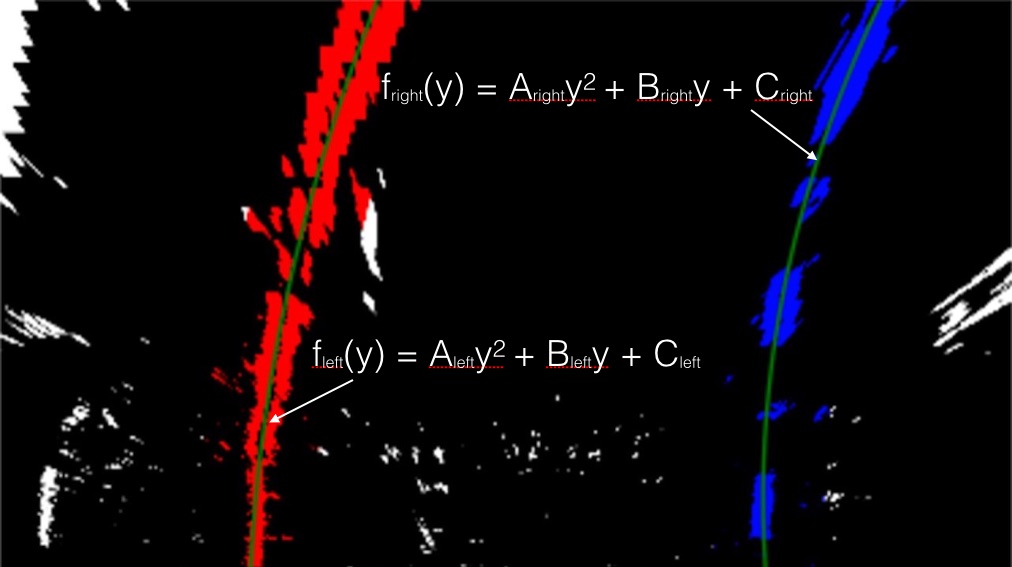
#> input picture examples/color_fit_lines.jpg, 1012 x 567 px
$ python -i image_utils.py   (imports and definitions only)   (older library calls are emulated)
#> lines starting #> are read from the running program, lines starting #| are printed output that depends on the picture; after the words box and inside, x2 and y2 are one past the last pixel; in counts of white or black regions, pixels touching at a corner belong together
import numpy as np
import cv2

from src.models.line import Line


def grayscale(image):
    # create a copy to work locally
    img = np.copy(image)
    return cv2.cvtColor(img, cv2.COLOR_RGB2GRAY)


# Function that thresholds the S-channel of HLS
def hls_select(image, thresh=(0, 255)):
    # create a copy to work locally
    img = np.copy(image)
    hls = cv2.cvtColor(img, cv2.COLOR_RGB2HLS)
    s_channel = hls[:, :, 2]
    binary_output = np.zeros_like(s_channel)
    binary_output[(s_channel > thresh[0]) & (s_channel <= thresh[1])] = 1
    return binary_output


# Function that applies Sobel x or y,
def abs_sobel_thresh(image, orient='x', sobel_kernel=3, thresh=(0, 255)):
    gray = grayscale(image)
    # Apply x or y gradient with the OpenCV Sobel() function
    # and take the absolute value
    abs_sobel = 0
    if orient == 'x':
        abs_sobel = np.absolute(cv2.Sobel(gray, cv2.CV_64F, 1, 0, ksize=sobel_kernel))
    if orient == 'y':
        abs_sobel = np.absolute(cv2.Sobel(gray, cv2.CV_64F, 0, 1, ksize=sobel_kernel))
    # Rescale back to 8 bit integer
    scaled_sobel = np.uint8(255 * abs_sobel / np.max(abs_sobel))
    # Create a copy and apply the threshold
    binary_output = np.zeros_like(scaled_sobel)
    # Here I'm using inclusive (>=, <=) thresholds, but exclusive is ok too
    binary_output[(scaled_sobel >= thresh[0]) & (scaled_sobel <= thresh[1])] = 1
    # Return the result
    return binary_output


# Function that combine sobel and channel s transforms
def advanced_transform(img, kernel_size=3, s_thresh=(170, 255), sx_thresh=(20, 100)):
    s_binary = hls_select(img, thresh=s_thresh)
    sxbinary = abs_sobel_thresh(img, orient='x', sobel_kernel=kernel_size, thresh=sx_thresh)
    # Combine the two binary thresholds
    combined_binary = np.zeros_like(sxbinary)
    combined_binary[(s_binary == 1) | (sxbinary == 1)] = 1
    return combined_binary


# Function that apply a perspective transform to rectify binary image ("birds-eye view")
def bird_eye_transform(image, src, dst):
    img_size = (image.shape[1], image.shape[0])
    m = cv2.getPerspectiveTransform(src, dst)
    minv = cv2.getPerspectiveTransform(dst, src)
    warped = cv2.warpPerspective(image, m, img_size, flags=cv2.INTER_LINEAR)
    return warped, minv


def draw_final_lines(img_warped, p_matrix, img_un_dist, left_lane: Line, right_lane: Line, offset):
    # Create an image to draw the lines on
    warp_zero = np.zeros_like(img_warped).astype(np.uint8)
    color_warp = np.dstack((warp_zero, warp_zero, warp_zero))

    # Recast the x and y points into usable format for cv2.fillPoly()
    pts_left = np.array([np.transpose(np.vstack([left_lane.best_x, left_lane.ally]))])
    pts_right = np.array([np.flipud(np.transpose(np.vstack([right_lane.best_x, right_lane.ally])))])
    pts = np.hstack((pts_left, pts_right))

    # Draw the lane onto the warped blank image
    cv2.fillPoly(color_warp, np.int_([pts]), (0, 255, 0))

    # Warp the blank back to original image space using inverse perspective matrix (p_matrix)
    newwarp = cv2.warpPerspective(color_warp, p_matrix, (img_un_dist.shape[1], img_un_dist.shape[0]))

    # curvature
    radius = int(left_lane.best_radius)
    radius_tx = 'Radius of Curvature = ' + str(radius) + '(m)'
    direction = 'left' if offset > 0 else 'right'
    offset_tx = 'Vehicle is ' + str(abs(round(offset, 2))) + 'm ' + direction + ' of center'

    # add text
    font = cv2.FONT_HERSHEY_SIMPLEX
    cv2.putText(img_un_dist, radius_tx, (50, 50), font, 1, (255, 255, 255), 2, cv2.LINE_AA)
    cv2.putText(img_un_dist, offset_tx, (50, 100), font, 1, (255, 255, 255), 2, cv2.LINE_AA)

    # Combine the result with the original image
    return cv2.addWeighted(img_un_dist, 1, newwarp, 0.3, 0)

>>> import cv2
>>> picture = cv2.cvtColor(cv2.imread('../../examples/color_fit_lines.jpg'), cv2.COLOR_BGR2RGB)
>>> result = advanced_transform(picture)
#> in hls_select, `hls = cv2.cvtColor(img, cv2.COLOR_RGB2HLS)`: hls: shape (567, 1012, 3); mean of channels 0, 1, 2 15.3, 13.6, 37.6
#> in hls_select, `s_channel = hls[:, :, 2]`:
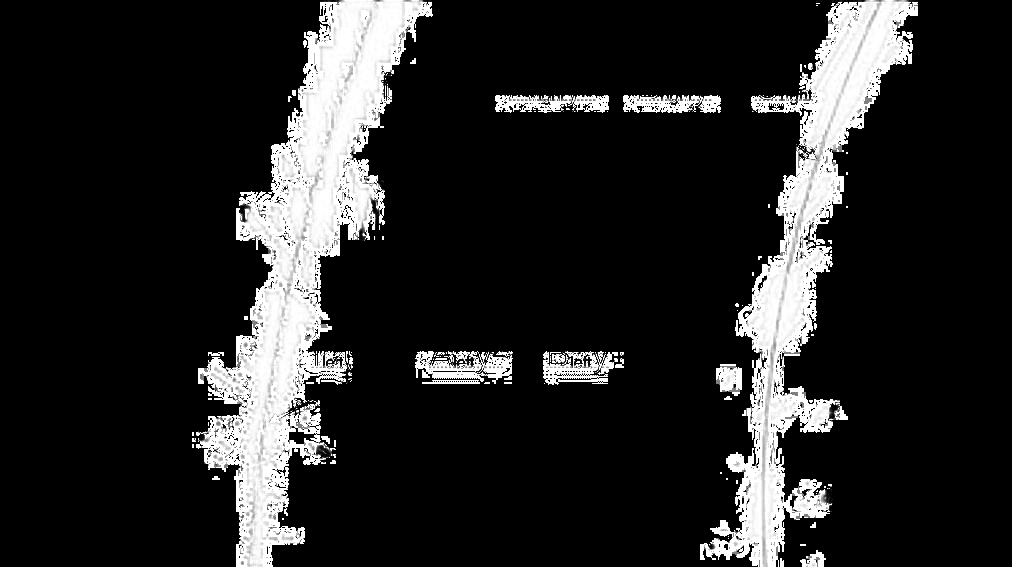
#> s_channel: shape (567, 1012); min 0, max 255, mean 37.6
#> in advanced_transform, `s_binary = hls_select(img, thresh=s_thresh)`:
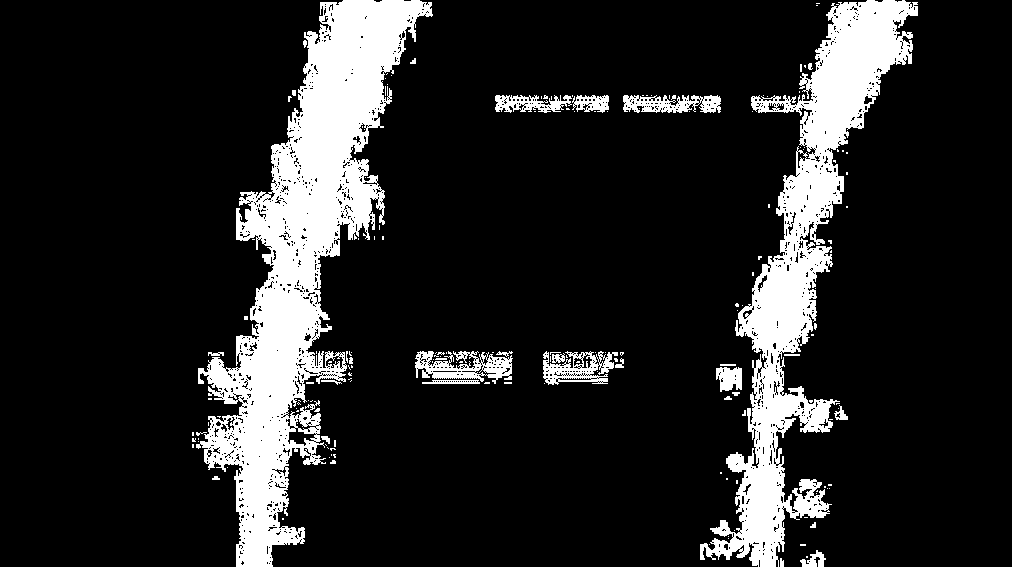
#> s_binary: shape (567, 1012); values 0 (black) and 1 (white), 14.7% white; 170 white regions (140 under 20 px), largest, box (x1, y1, x2, y2) and area: (196, 0, 433, 567) 44822, (700, 0, 918, 567) 31461, (415, 351, 513, 384) 1681
#> in grayscale, `return cv2.cvtColor(img, cv2.COLOR_RGB2GRAY)`:
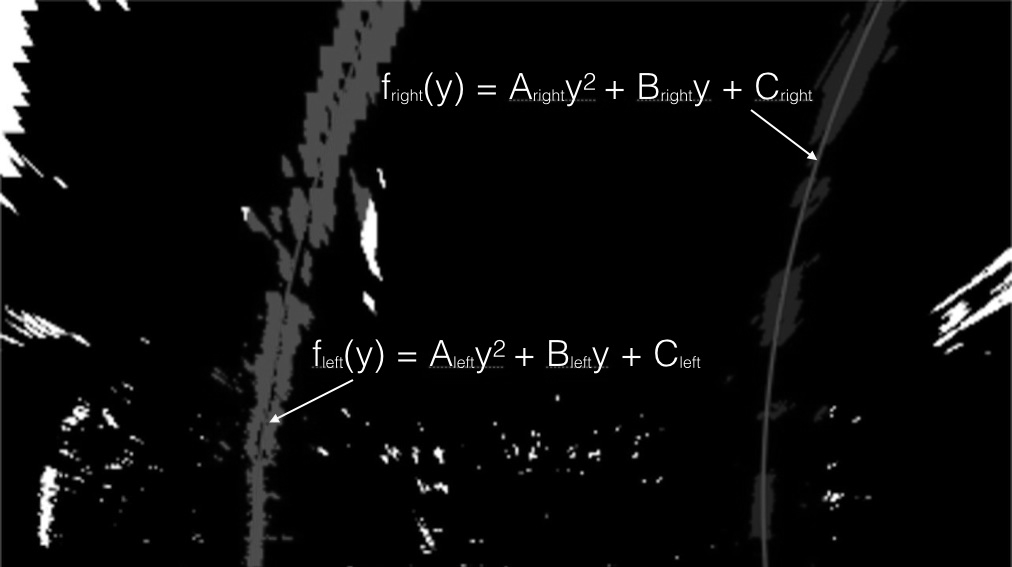
#> returned value: shape (567, 1012); min 0, max 255, mean 10.8
#> in abs_sobel_thresh, `abs_sobel = np.absolute(cv2.Sobel(gray, cv2.CV_64F, 1, 0, ksize=sobel_..`:
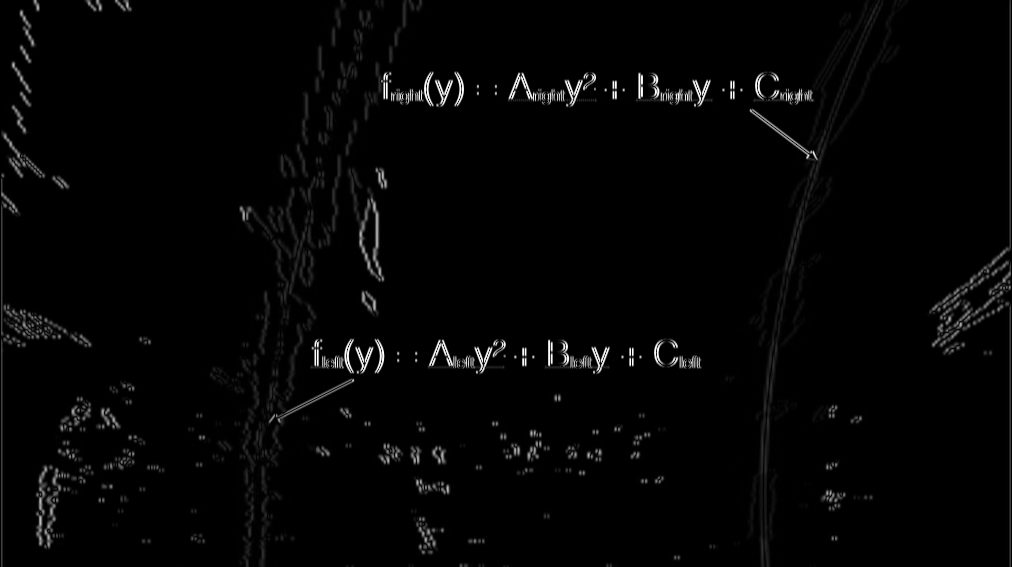
#> abs_sobel: shape (567, 1012) float64; min 0, max 1020, mean 18.5; drawn with min black and max white
#> in advanced_transform, `sxbinary = abs_sobel_thresh(img, orient='x', sobel_kernel=kernel_size,..`:
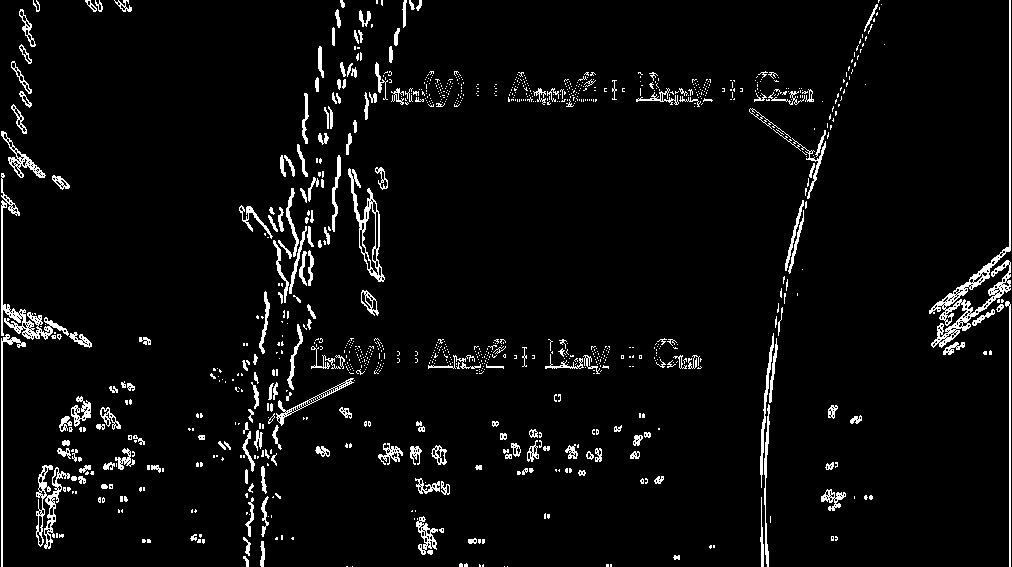
#> sxbinary: shape (567, 1012); values 0 (black) and 1 (white), 4.6% white in thin lines or dots
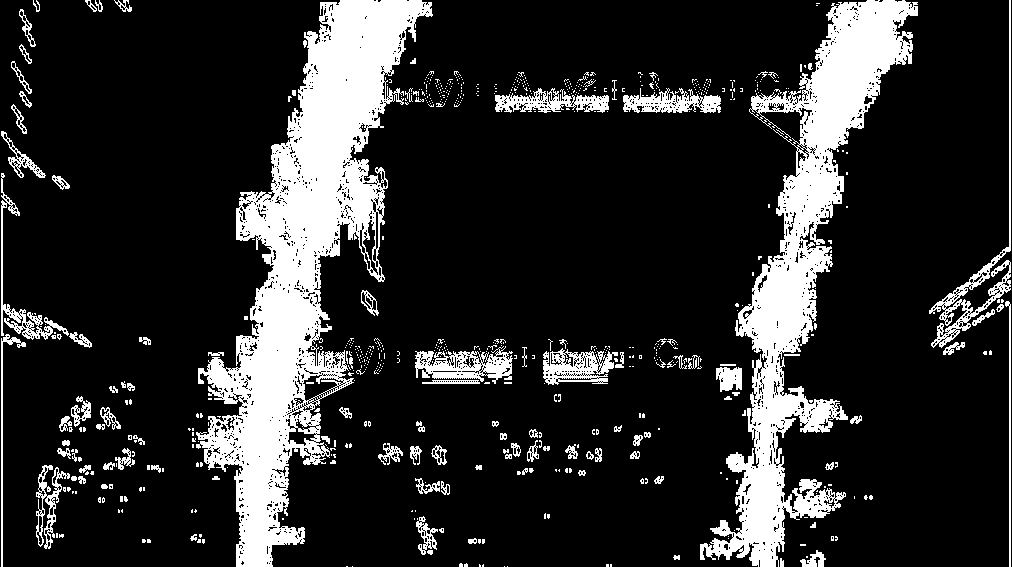
#> result: shape (567, 1012); values 0 (black) and 1 (white), 17.5% white; 699 white regions (584 under 20 px), largest, box (x1, y1, x2, y2) and area: (196, 0, 433, 567) 46166, (700, 0, 918, 567) 32276, (929, 0, 1011, 348) 2309
